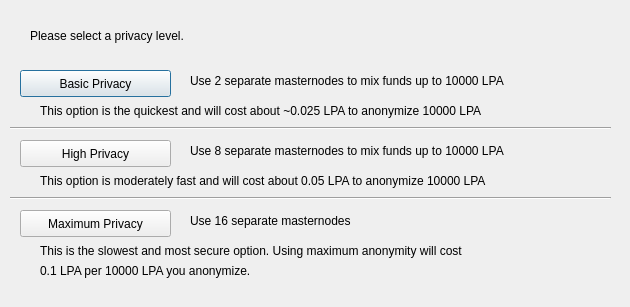
<?xml version="1.0" encoding="UTF-8"?>
<ui version="4.0">
 <class>DarksendConfig</class>
 <widget class="QDialog" name="DarksendConfig">
  <property name="geometry">
   <rect>
    <x>0</x>
    <y>0</y>
    <width>630</width>
    <height>307</height>
   </rect>
  </property>
  <property name="windowTitle">
   <string>Configure Darksend</string>
  </property>
  <widget class="QPushButton" name="buttonBasic">
   <property name="geometry">
    <rect>
     <x>20</x>
     <y>70</y>
     <width>151</width>
     <height>27</height>
    </rect>
   </property>
   <property name="text">
    <string>Basic Privacy</string>
   </property>
  </widget>
  <widget class="QPushButton" name="buttonHigh">
   <property name="geometry">
    <rect>
     <x>20</x>
     <y>140</y>
     <width>151</width>
     <height>27</height>
    </rect>
   </property>
   <property name="text">
    <string>High Privacy</string>
   </property>
  </widget>
  <widget class="QPushButton" name="buttonMax">
   <property name="geometry">
    <rect>
     <x>20</x>
     <y>210</y>
     <width>151</width>
     <height>27</height>
    </rect>
   </property>
   <property name="text">
    <string>Maximum Privacy</string>
   </property>
  </widget>
  <widget class="QLabel" name="label">
   <property name="geometry">
    <rect>
     <x>30</x>
     <y>20</y>
     <width>571</width>
     <height>31</height>
    </rect>
   </property>
   <property name="text">
    <string>Please select a privacy level.</string>
   </property>
  </widget>
  <widget class="QLabel" name="label_2">
   <property name="geometry">
    <rect>
     <x>190</x>
     <y>70</y>
     <width>421</width>
     <height>21</height>
    </rect>
   </property>
   <property name="text">
    <string>Use 2 separate masternodes to mix funds up to 10000 LPA</string>
   </property>
  </widget>
  <widget class="QLabel" name="label_3">
   <property name="geometry">
    <rect>
     <x>190</x>
     <y>140</y>
     <width>411</width>
     <height>21</height>
    </rect>
   </property>
   <property name="text">
    <string>Use 8 separate masternodes to mix funds up to 10000 LPA</string>
   </property>
  </widget>
  <widget class="QLabel" name="label_4">
   <property name="geometry">
    <rect>
     <x>190</x>
     <y>210</y>
     <width>421</width>
     <height>21</height>
    </rect>
   </property>
   <property name="text">
    <string>Use 16 separate masternodes</string>
   </property>
  </widget>
  <widget class="QLabel" name="label_6">
   <property name="geometry">
    <rect>
     <x>40</x>
     <y>100</y>
     <width>561</width>
     <height>21</height>
    </rect>
   </property>
   <property name="text">
    <string>This option is the quickest and will cost about ~0.025 LPA to anonymize 10000 LPA</string>
   </property>
  </widget>
  <widget class="QLabel" name="label_7">
   <property name="geometry">
    <rect>
     <x>40</x>
     <y>170</y>
     <width>561</width>
     <height>21</height>
    </rect>
   </property>
   <property name="text">
    <string>This option is moderately fast and will cost about 0.05 LPA to anonymize 10000 LPA</string>
   </property>
  </widget>
  <widget class="QLabel" name="label_8">
   <property name="geometry">
    <rect>
     <x>40</x>
     <y>240</y>
     <width>561</width>
     <height>21</height>
    </rect>
   </property>
   <property name="text">
    <string>This is the slowest and most secure option. Using maximum anonymity will cost</string>
   </property>
  </widget>
  <widget class="QLabel" name="label_9">
   <property name="geometry">
    <rect>
     <x>40</x>
     <y>260</y>
     <width>561</width>
     <height>21</height>
    </rect>
   </property>
   <property name="text">
    <string>0.1 LPA per 10000 LPA you anonymize.</string>
   </property>
  </widget>
  <widget class="Line" name="line">
   <property name="geometry">
    <rect>
     <x>10</x>
     <y>120</y>
     <width>601</width>
     <height>16</height>
    </rect>
   </property>
   <property name="orientation">
    <enum>Qt::Horizontal</enum>
   </property>
  </widget>
  <widget class="Line" name="line_2">
   <property name="geometry">
    <rect>
     <x>10</x>
     <y>190</y>
     <width>601</width>
     <height>16</height>
    </rect>
   </property>
   <property name="orientation">
    <enum>Qt::Horizontal</enum>
   </property>
  </widget>
 </widget>
 <resources/>
 <connections/>
</ui>
